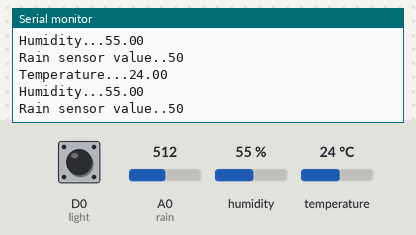
A sketch run on a simulated ESP8266 (NodeMCU). Parts: the last lines printed to the serial monitor. Inputs (shaded band) come from the test bench; at power-on: humidity 55 %, A0 (rain) = 512, temperature 24 °C, D0 (light) HIGH. WiFi joins after 1.5 s; servers stay silent unless stated.

Above: at 3.0 s.
3.1 s: humidity set to 22 %
At 4.4 s:
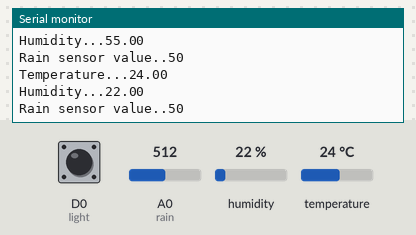
4.6 s: A0 (rain) set to 716
At 5.9 s:
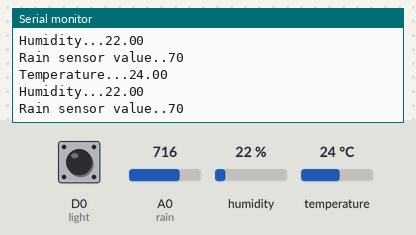
6.1 s: temperature set to 12 °C
7.6 s: A0 (rain) set to 900
At 8.4 s:
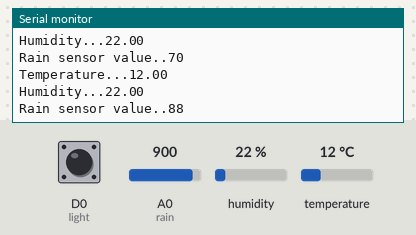
9.1 s: humidity set to 40 %
At 10.5 s:
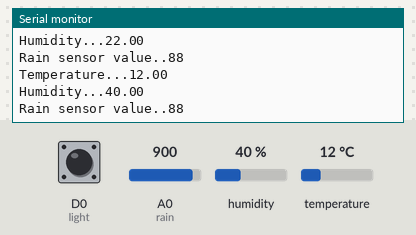
Timing chart, 0 to 11.6 s (numbered marks = the images above; inputs shaded):
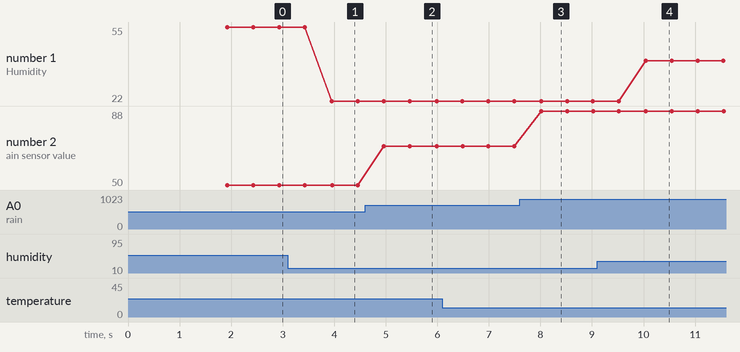

Measured:
- after the input at 3.1 s, the serial monitor: prints a new line after 0.86 s (image 1)
- after the input at 4.6 s, the serial monitor: prints a new line after 0.36 s (image 2)
- after the input at 7.6 s, the serial monitor: prints a new line after 0.42 s (image 3)
- after the input at 9.1 s, the serial monitor: prints a new line after 0.95 s (image 4)
- plotted number 1: 55 → 22 after the input at 3.1 s, 22 → 40 after the input at 9.1 s
- plotted number 2: 50 → 70 after the input at 4.6 s, 70 → 88 after the input at 7.6 s

The sketch:

iot_project.ino
```cpp
#define BLYNK_PRINT Serial
#include <ESP8266WiFi.h>
#include <BlynkSimpleEsp8266.h>
#include <DHT.h>

char auth[] = "tpXxknPdIu5qjoWfPWFqg5fPYArtYhHx";//Enter your Auth token
char ssid[] = "V2037";//Enter your WIFI name
char pass[] = "archana2002";//Enter your WIFI password

DHT dht(D3, DHT11);//(sensor pin,sensor type)
BlynkTimer timer;

//Define component pins
#define rain A0
#define light D0


void setup() {
  Serial.begin(9600);
  pinMode(light, INPUT);

  Blynk.begin(auth, ssid, pass, "blynk.cloud", 80);
  dht.begin();

    //Call the functions
  timer.setInterval(100L, DHT11sensor);
  timer.setInterval(100L, rainSensor);
  timer.setInterval(100L, LDRsensor);
}

//Get the DHT11 sensor values
void DHT11sensor() {
  float h = dht.readHumidity();
  float t = dht.readTemperature();

  if (isnan(h) || isnan(t)) {
    Serial.println("Failed to read from DHT sensor!");
    return;
  }
  Serial.print("Temperature...");
  Serial.println(t);
  Serial.print("Humidity...");
  Serial.println(h);
  Blynk.virtualWrite(V0, t);
  Blynk.virtualWrite(V1, h);

}

//Get the rain sensor values
void rainSensor() {
  int value = analogRead(rain);
  value = map(value, 0, 1024, 0, 100);
  Blynk.virtualWrite(V2, value);

  Serial.print("Rain sensor value..");
  Serial.println(value);
  delay(500);
}

//Get the LDR sensor values
void LDRsensor() {
  bool value = digitalRead(light);
  if (value == 0) {
    WidgetLED LED(V4);
    LED.on();
  } else {
    WidgetLED LED(V4);
    LED.off();
  }

}

void loop() {
  Blynk.run();
  timer.run();//Run the Blynk timer
}
```
